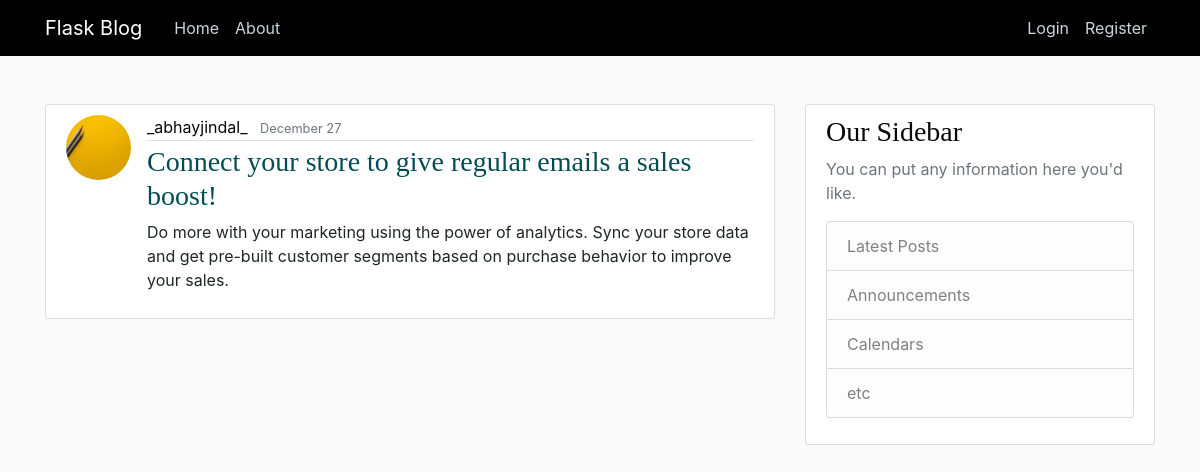
The page /home on the database its author committed.
### flaskblog/models.py (models this page shows, shortened)
class Post(db.Model):
    id = db.Column(db.Integer, primary_key=True)
    title = db.Column(db.String(100), nullable=False)
    date_posted = db.Column(db.DateTime, nullable=False, default=datetime.utcnow())
    content = db.Column(db.Text, nullable=False)
    user_id = db.Column(db.Integer, db.ForeignKey('user.id'), nullable=False)

class User(db.Model, UserMixin):
    id = db.Column(db.Integer, primary_key=True)
    username = db.Column(db.String(20), unique=True, nullable=False, index=True)
    email = db.Column(db.String(120), unique=True, nullable=False)
    member_since = db.Column(db.DateTime, nullable=False, default=datetime.utcnow())
    image_file = db.Column(db.String(20), nullable=False, default='default.png')
    password = db.Column(db.String(60), nullable=False)
    posts = db.relationship('Post', backref='author', lazy=True)

### flaskblog/routes.py (the view)
@app.route("/")
@app.route("/home")
def home():
    posts = Post.query.all()
    return render_template("home.html", posts=posts)

### flaskblog/templates/home.html
﻿{% extends "layout.html" %}
{% block content %}
    {% for post in posts %}
        <article class="media content-section">
            <img class="rounded-circle article-img" src="{{ url_for('static', filename='profile_pics/' + post.author.image_file) }}">
            <div class="media-body">
                <div class="article-metadata">
                    <a style="color:rgba(8, 8, 8, 1);" class="mr-2" href="{{ url_for('account', account_id=post.author.id) }}">{{ post.author.username}}</a>
                    <small class="text-muted">{{ post.date_posted.strftime('%B %d') }}</small>
                </div>
                <h3><a class="article-title" href="{{ url_for('post', post_id=post.id) }}">{{ post.title }}</a></h3>
                <p class="article-content">{{ post.content }}</p>
            </div>
        </article>
        {% endfor %}
{% endblock content %}

### flaskblog/Static/main.css (style rules this page uses)
h1, h2, h3, h4, h5, h6 { color: rgba(8, 8, 8, 1); font-family: Times New Roman; }
.content-section { background: #ffffff; padding: 10px 20px; border: 1px solid #dddddd; border-radius: 3px; margin-bottom: 20px; }
.article-title { color: #024d55; }
.article-content { white-space: pre-line; }
.article-img { height: 65px; width: 65px; margin-right: 16px; }
.article-metadata { padding-bottom: 1px; margin-bottom: 4px; border-bottom: 1px solid #e3e3e3 }

### rows shown on the page
Post: image_file (picture), author.username "_abhayjindal_", date_posted "December 27", title "Connect your store to give regular emails a sales boost!", content "Do more with your marketing using the power of analytics. Sync your store data and get pre-built customer segments based on purchase behavior to improve your sales."
